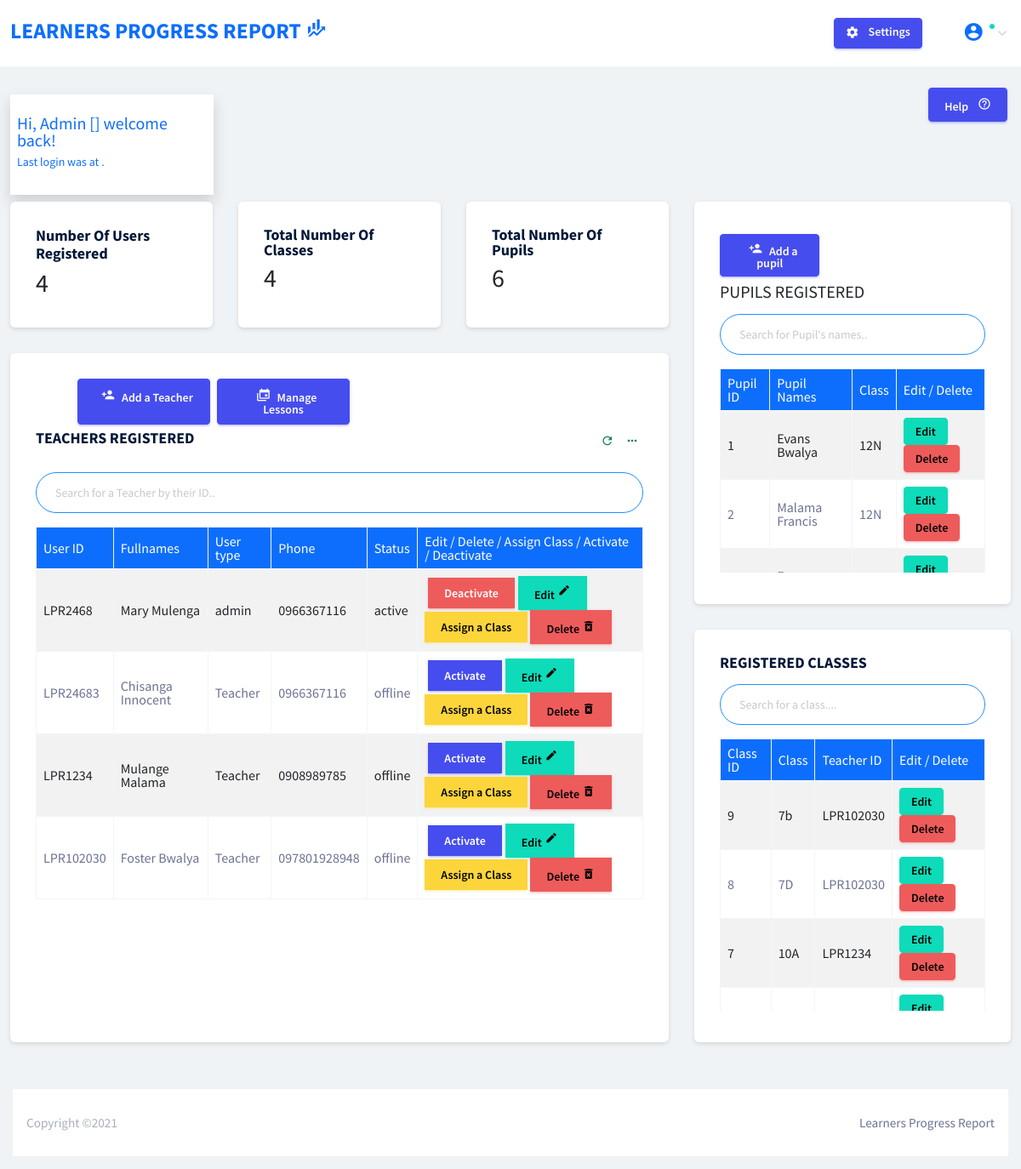
/template/index.php (signed in), run on the app's committed database.
### tables this page shows
CREATE TABLE IF NOT EXISTS `users` (
  `user_id` int(11) NOT NULL AUTO_INCREMENT,
  `user_log_id` varchar(255) NOT NULL,
  `fullnames` varchar(255) NOT NULL,
  `phone` varchar(255) NOT NULL,
  `password` varchar(255) NOT NULL,
  `user_type` varchar(255) NOT NULL,
  `status` varchar(20) NOT NULL,
  PRIMARY KEY (`user_id`)
);

CREATE TABLE IF NOT EXISTS `pupils` (
  `pupil_id` int(11) NOT NULL AUTO_INCREMENT,
  `pupil_name` varchar(255) NOT NULL,
  `class` varchar(10) NOT NULL,
  PRIMARY KEY (`pupil_id`)
);

CREATE TABLE IF NOT EXISTS `class` (
  `class_id` int(11) NOT NULL AUTO_INCREMENT,
  `teacher_id` varchar(11) NOT NULL,
  `class` varchar(11) NOT NULL,
  PRIMARY KEY (`class_id`)
);

### template/index.php (the view, shortened to what the rows shown need)
<?php
  require "./processing/db_config.php";
  if (!$_SESSION['userid']) {
    header("location: ../index.php?login=you_nned_to_login");
  }else{
?>
<!DOCTYPE html>
<html lang="en">
  <head>
    <link rel="stylesheet" href="vendors/mdi/css/materialdesignicons.min.css">
    <link rel="stylesheet" href="vendors/base/vendor.bundle.base.css">
    <link rel="stylesheet" href="css/style.css">
  </head>
  <body>
    <div class="container-scroller">
		<div class="container-fluid page-body-wrapper">
			<div class="main-panel">
				<div class="content-wrapper">
					<div class="row">
						<div class="col-sm-8 flex-column d-flex stretch-card">
							<div class="row">
								<div class="col-lg-4 d-flex grid-margin stretch-card">
									<div class="card">
										<div class="card-body ">
                      <?php
                      $total_no_Teachers = "SELECT * FROM users";
                      $num_teachers = mysqli_query($conn_db, $total_no_Teachers);
                      $total_num = mysqli_num_rows($num_teachers);
                      ?>
											<h2 class="text-dark mb-2 font-weight-bold"><?php echo $total_num; ?></h2>
										</div>
									</div>
								</div>
								<div class="col-lg-4 d-flex grid-margin stretch-card">
									<div class="card ">
										<div class="card-body">
											 <?php
                        require "./processing/db_config.php";
                      $total_no_classes = "SELECT * FROM class";
                      $num_classes = mysqli_query($conn_db, $total_no_classes);
                      $total_num1 = mysqli_num_rows($num_classes);
                      ?>
                      <h2 class="text-dark mb-2 font-weight-bold"><?php echo $total_num1; ?></h2>
										</div>
									</div>
								</div>
								<div class="col-lg-4 d-flex grid-margin stretch-card">
									<div class="card ">
										<div class="card-body">
                      <?php
                       require "./processing/db_config.php";
                      $total_no_pupils = "SELECT * FROM pupils";
                      $num_pupils = mysqli_query($conn_db, $total_no_pupils);
                      $total_num2 = mysqli_num_rows($num_pupils);
                       ?>
                        <h2 class="text-dark mb-2 font-weight-bold"><?php echo $total_num2; ?></h2>
										</div>
									</div>
								</div>
							</div>
							<div class="row">
								<div class="col-sm-12 grid-margin d-flex stretch-card">
									<div class="card">
										<div class="card-body">
											<div>
                        <div class="table-responsive" style="height: 36rem;">
                        <table class="table table-bordered table-striped table-hover rounded" id="teacherTable">
                          <thead class="bg-primary text-white">
                            <tr>
                              <th>User ID</th>
                               <th>Fullnames</th>
                              <th>User type</th>
                              <th>Phone</th>
                              <th>Status</th>
                              <th>Edit / Delete / Assign Class / Activate / Deactivate</th>
                            </tr>
                          </thead>
                          <tbody>
                            <?php
                             require "./processing/db_config.php";
                             $get_teachers = "SELECT * FROM users";
                               $query_get_teachers = mysqli_query($conn_db, $get_teachers);
                             if ($query_get_teachers) {
                               if (mysqli_num_rows($query_get_teachers) == null || mysqli_num_rows($query_get_teachers) == 0) {
                                 echo '<tr>
                                      <td>Empty</td>
                                      <td>Empty</td>
                                      <td>Empty</td>
                                      <td>Empty</td>
                                      <td>Empty</td>
                                      <td>
                                      Empty
                                      Empty
                                    </td>
                                    </tr>';
                               }else{
                                while ($row_get_teachers = mysqli_fetch_array($query_get_teachers)) {
                                 echo '<tr>
                                      <td>'.$row_get_teachers["user_log_id"].'</td>
                                       <td>'.$row_get_teachers["fullnames"].'</td>
                                      <td>'.$row_get_teachers["user_type"].'</td>
                                      <td>'.$row_get_teachers["phone"].'</td>
                                      <td>'.$row_get_teachers["status"].'</td>
                                      <td>';
                                      if ($row_get_teachers["status"] == "offline") {
                                       echo '<a href="#" class="btn btn-primary rounded-0 mx-1">Activate </a>';
                                      }else{
                                        echo '<a href="#" class="btn btn-danger text-white  rounded-0 mx-1">Deactivate </a>';
                                      }
                                  echo '<a href="#" class="btn btn-success rounded-0">Edit <i class="mdi mdi-border-color"></i></a>
                                       <button class="btn btn-warning rounded-0" value="'.$row_get_teachers["user_log_id"].'"  data-toggle="modal" data-target="#childDetails" onclick="getUserId(this.value)">Assign a Class</button>
                                      <a href="#" class="btn btn-danger rounded-0">Delete <i class="mdi mdi-delete-forever"></i></a>
                                    </td>
                                    </tr>';
                               }
                               }
                             }else{
                              echo "Error :".mysqli_error($conn_db);
                             }
                            ?>
                          </tbody>
                        </table>
                        </div>
                      </div>
										</div>
									</div>
								</div>
							</div>
						</div>
						<div class="col-sm-4 flex-column d-flex stretch-card">
							<div class="row flex-grow">
								<div class="col-sm-12 grid-margin stretch-card">
									<div class="card">
										<div class="card-body">
                      <div class="table-responsive" style="height: 15rem;">
                        <table class="table table-bordered table-striped table-hover rounded" id="pupilTable">
                        <thead class="bg-primary text-white">
                         <tr>
                            <th>Pupil ID</th>
                          <th>Pupil Names</th>
                          <th>Class </th>
                          <th>Edit / Delete</th>
                         </tr>
                        </thead>
                        <tbody>
                          <?php
                          require "./processing/db_config.php";
                          $get_pupils = "SELECT * FROM pupils ";
                          $num_pupils = mysqli_query($conn_db, $get_pupils);
                          if ($num_pupils) {
                            if (mysqli_num_rows($num_pupils) == null || mysqli_num_rows($num_pupils) == 0) {
                              echo ' <tr>
                                       <td>Empty</td>
                                        <td>Empty</td>
                                        <td>Empty</td>
                                         <td>
                                        Empty
                                         </td>
                                         </tr>';
                            }else{
                              while ($row_get_pupils = mysqli_fetch_array($num_pupils)) {
                                echo ' <tr>
                                       <td>'.$row_get_pupils["pupil_id"].'</td>
                                        <td>'.$row_get_pupils["pupil_name"].'</td>
                                        <td>'.$row_get_pupils["class"].'</td>
                                         <td>
                                       <a href="#" class="btn btn-success btn-sm ">Edit</a>
                                        <a href="#" class="btn btn-danger btn-sm">Delete</a>
                                         </td>
                                         </tr>';
                              }
                            }
                          }else{
                            echo "Error : ".mysqli_error($conn_db);
                          }
                          ?>
                        </tbody>
                      </table>
                      </div>
										</div>
									</div>
								</div>
								<div class="col-sm-12 grid-margin stretch-card">
									<div class="card">
										<div class="card-body">
                      <div class="table-responsive" style="height: 20rem;">
                        <table class="table table-bordered table-striped table-hover rounded" id="classTable">
                        <thead class="bg-primary text-white">
                          <th>Class ID</th>
                          <th>Class</th>
                          <th>Teacher ID</th>
                          <th>Edit / Delete</th>
                        </thead>
                        <?php
                          require "./processing/db_config.php";
                          $get_class = "SELECT * FROM class";
                          $num_class = mysqli_query($conn_db, $get_class);
                          if ($num_class) {
                            if (mysqli_num_rows($num_class) == null || mysqli_num_rows($num_class) == 0) {
                              echo ' <tr>
                                       <td>Empty</td>
                                        <td>Empty</td>
                                         <td>
                                        Empty
                                         </td>
                                         </tr>';
                            }else{
                              while ($row_get_class = mysqli_fetch_array($num_class)) {
                                echo ' <tr>
                                       <td>'.$row_get_class["class_id"].'</td>
                                       <td>'.$row_get_class["class"].'</td>
                                        <td>'.$row_get_class["teacher_id"].'</td>
                                         <td>
                                       <a href="#" class="btn btn-success btn-sm ">Edit</a>
                                        <a href="#" class="btn btn-danger btn-sm">Delete</a>
                                         </td>
                                         </tr>';
                              }
                            }
                          }else{
                            echo "Error : ".mysqli_error($conn_db);
                          }
                          ?>
                      </table>
                      </div>
										</div>
									</div>
								</div>
							</div>
						</div>
					</div>
				</div>
			</div>
		</div>
    </div>
  </body>
</html>
<?php
  }
?>

### data on the page
users: user_log "LPR2468", fullnames "Mary Mulenga", user_type "admin", phone "0966367116", status "active", shows "Deactivate"
users: user_log "LPR24683", fullnames "Chisanga Innocent", user_type "Teacher", phone "0966367116", status "offline", shows "Activate"
users: user_log "LPR1234", fullnames "Mulange Malama", user_type "Teacher", phone "0908989785", status "offline", shows "Activate"
users: user_log "LPR102030", fullnames "Foster Bwalya", user_type "Teacher", phone "097801928948", status "offline", shows "Activate"
pupils: pupil_id "1", pupil_name "Evans Bwalya", class "12N"
pupils: pupil_id "2", pupil_name "Malama Francis", class "12N"
class: class_id "9", class "7b", teacher "LPR102030"
class: class_id "8", class "7D", teacher "LPR102030"
class: class_id "7", class "10A", teacher "LPR1234"

### other printed values
$total_num "4"
$total_num1 "4"
$total_num2 "6"
